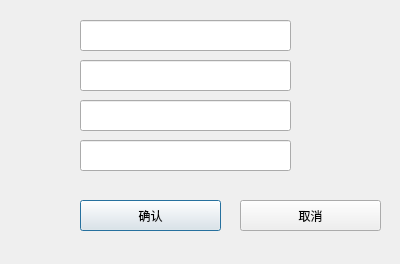
<?xml version="1.0" encoding="UTF-8"?>
<ui version="4.0">
 <class>register_window</class>
 <widget class="QDialog" name="register_window">
  <property name="geometry">
   <rect>
    <x>0</x>
    <y>0</y>
    <width>400</width>
    <height>264</height>
   </rect>
  </property>
  <property name="windowTitle">
   <string>Dialog</string>
  </property>
  <widget class="QLineEdit" name="lineEdit_ID">
   <property name="geometry">
    <rect>
     <x>80</x>
     <y>20</y>
     <width>211</width>
     <height>31</height>
    </rect>
   </property>
  </widget>
  <widget class="QLineEdit" name="lineEdit_name">
   <property name="geometry">
    <rect>
     <x>80</x>
     <y>60</y>
     <width>211</width>
     <height>31</height>
    </rect>
   </property>
  </widget>
  <widget class="QLineEdit" name="lineEdit_password">
   <property name="geometry">
    <rect>
     <x>80</x>
     <y>100</y>
     <width>211</width>
     <height>31</height>
    </rect>
   </property>
  </widget>
  <widget class="QLineEdit" name="lineEdit_password_2">
   <property name="geometry">
    <rect>
     <x>80</x>
     <y>140</y>
     <width>211</width>
     <height>31</height>
    </rect>
   </property>
  </widget>
  <widget class="QPushButton" name="pushButton">
   <property name="geometry">
    <rect>
     <x>80</x>
     <y>200</y>
     <width>141</width>
     <height>31</height>
    </rect>
   </property>
   <property name="text">
    <string>确认</string>
   </property>
  </widget>
  <widget class="QPushButton" name="pushButton_2">
   <property name="geometry">
    <rect>
     <x>240</x>
     <y>200</y>
     <width>141</width>
     <height>31</height>
    </rect>
   </property>
   <property name="text">
    <string>取消</string>
   </property>
  </widget>
 </widget>
 <resources/>
 <connections/>
</ui>
